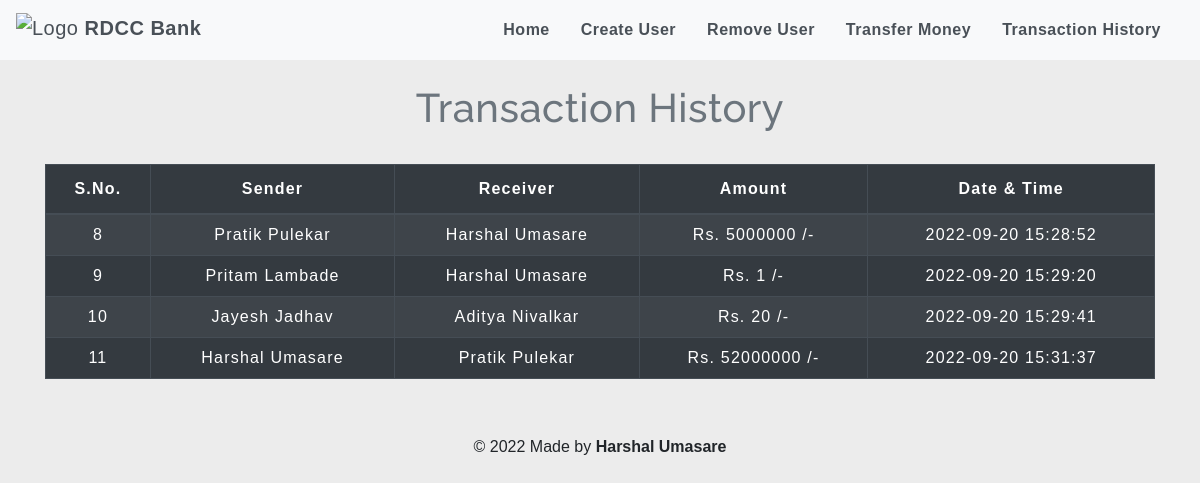
The page /transactionhistory.php on the database its author committed.
### tables this page shows
CREATE TABLE `transaction` (
  `sno` int(3) NOT NULL,
  `sender` text NOT NULL,
  `receiver` text NOT NULL,
  `balance` int(8) NOT NULL,
  `datetime` datetime NOT NULL DEFAULT current_timestamp()
);

### transactionhistory.php (the view, shortened to what this page needs)
<!DOCTYPE html>
<html lang="en">
<head>
    <link rel="stylesheet" href="https://stackpath.bootstrapcdn.com/bootstrap/4.5.2/css/bootstrap.min.css">
    <link rel="stylesheet" type="text/css" href="css/table.css">
    <link rel="stylesheet" type="text/css" href="css/navbar.css">
</head>
<body style="background-color : #ececec;">
<?php
  include 'navbar.php';
?>
	<div class="container">
        <h2 class="text-center pt-4" style="color :#6c757d;">Transaction History</h2>
       <br>
       <div class="table-responsive-sm">
    <table class="table table-hover table-striped table-condensed table-dark table-bordered">
        <thead style="color : white;">
            <tr>
                <th class="text-center">S.No.</th>
                <th class="text-center">Sender</th>
                <th class="text-center">Receiver</th>
                <th class="text-center">Amount</th>
                <th class="text-center">Date & Time</th>
            </tr>
        </thead>
        <tbody>
        <?php
            include 'config.php';
            $sql ="SELECT * FROM transaction";
            $query =mysqli_query($conn, $sql);
            while($rows = mysqli_fetch_assoc($query))
            {
        ?>
            <tr style="color : white;">
            <td class="py-2"><?php echo $rows['sno']; ?></td>
            <td class="py-2"><?php echo $rows['sender']; ?></td>
            <td class="py-2"><?php echo $rows['receiver']; ?></td>
            <td class="py-2">Rs. <?php echo $rows['balance']; ?> /-</td>
            <td class="py-2"><?php echo $rows['datetime']; ?> </td>
        <?php
            }
        ?>
        </tbody>
    </table>
    </div>
</div>
<footer class="text-center mt-5 py-2">
            <p>&copy 2022 Made by <b>Harshal Umasare</b></p>
</footer>
</body>
</html>

### css/table.css (style rules this page uses)
* { padding: 0; margin: 0; box-sizing: border-box; font-family: sans-serif; }
h2 { font-size: 40px; }
table { letter-spacing: 1.2px; }
td { text-align: center; }

### css/navbar.css (style rules this page uses)
h2 { color: #4C4B4B; letter-spacing: 0.5px; font-family: raleway; }

### rows shown on the page
transaction: sno "8", sender "Pratik Pulekar", receiver "Harshal Umasare", balance "5000000", datetime "2022-09-20 15:28:52"
transaction: sno "9", sender "Pritam Lambade", receiver "Harshal Umasare", balance "1", datetime "2022-09-20 15:29:20"
transaction: sno "10", sender "Jayesh Jadhav", receiver "Aditya Nivalkar", balance "20", datetime "2022-09-20 15:29:41"
transaction: sno "11", sender "Harshal Umasare", receiver "Pratik Pulekar", balance "52000000", datetime "2022-09-20 15:31:37"
